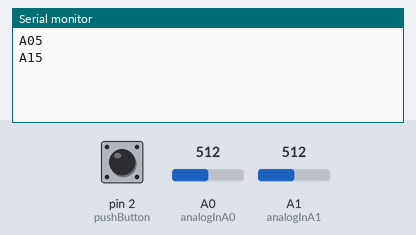
A sketch run on a simulated Arduino Uno, built with avr-gcc and run on an emulated ATmega328P. On the bench: the last lines printed to the serial monitor. The test bench sets the inputs (shaded band); at power-on: pin 2 (pushButton) HIGH, A0 (analogInA0) = 512, A1 (analogInA1) = 512.

Above: at 1.2 s.
1.3 s: pin 2 (pushButton) pulled LOW for 0.15 s
At 1.6 s:
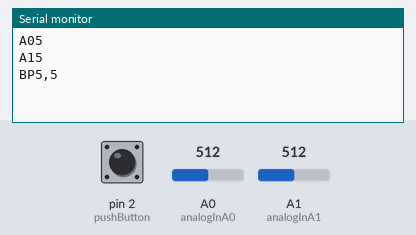
2.9 s: A0 (analogInA0) set to 716
At 3.4 s:
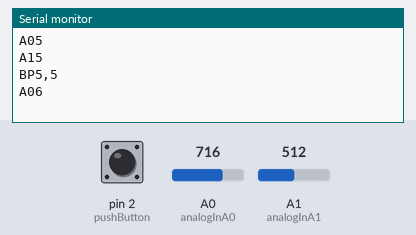
4.4 s: A1 (analogInA1) set to 716
At 4.9 s:
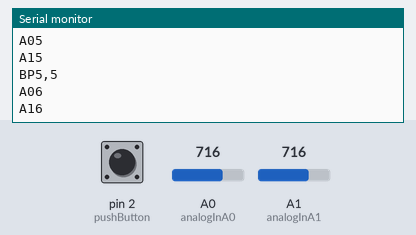
5.9 s: pin 2 (pushButton) pulled LOW for 1 s
At 6.6 s:
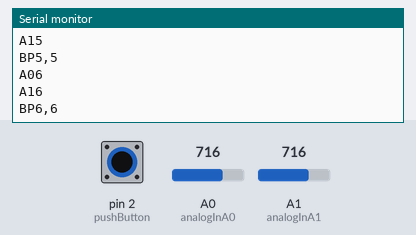
8.4 s: A0 (analogInA0) set to 900
At 9.6 s:
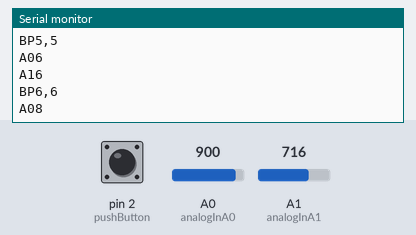
9.9 s: A1 (analogInA1) set to 900
At 11.4 s:
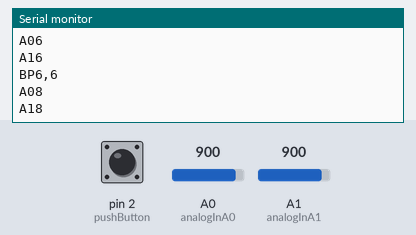
Timing chart, 0 to 12.4 s (numbered marks = the images above; inputs shaded):
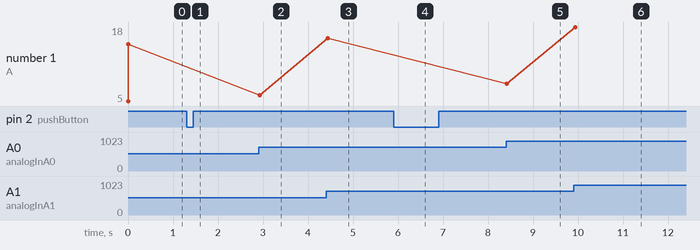

The sketch:

chapter06.ino
```cpp
const int analogInA0 = A0;
const int analogInA1 = A1;
const int pushButton = 2;
const int ledPin = 5;

bool lastButtonState = 0;
int a0Value = 0;
int a0LastValue = 0;
int a1Value = 0;
int a1LastValue = 0;

String a0String = "A0";
String a1String = "A1";
String pushButtonString = "BP";

int serverValueRemapped = 0;
char charRead;
String inputString = "";

void setup() {
  Serial.begin(9600);
  pinMode(pushButton, INPUT_PULLUP);
}

void loop() {
  int buttonStateUp = digitalRead(pushButton);

  a0Value = analogRead(analogInA0);
  a1Value = analogRead(analogInA1);

  a0Value = map(a0Value, 0, 1023, 0, 10);
  a1Value = map(a1Value, 0, 1023, 0, 10);

  a0LastValue = CheckValue(a0Value, a0LastValue, a0String);
  a1LastValue = CheckValue(a1Value, a1LastValue, a1String);

  if (lastButtonState != buttonStateUp) {
    lastButtonState = buttonStateUp;
    if (buttonStateUp == false) {
      Serial.println(pushButtonString + a0Value + "," + a1Value);
    }
  }
  checkSerialRead();
  delay(50);
}

int CheckValue(int aValue, int aLastValue, String aString) {
  if (aValue != aLastValue) {
    Serial.println(aString + aValue);
    aLastValue = aValue;
  }
  return aLastValue;
}

void checkSerialRead() {
  if (Serial.available()) {
    charRead = Serial.read();
    if (charRead !='T') {
      inputString += charRead;
    } else {
      int convertedString = inputString.toInt();
      serverValueRemapped = map(convertedString, 0, 100, 0, 255);
      analogWrite(ledPin, serverValueRemapped);
      inputString = "";
    }
  }
}
```

Measured:
- after the input at 1.3 s, the serial monitor: prints a new line at once (image 1)
- after the input at 2.9 s, the serial monitor: prints a new line at once (image 2)
- after the input at 4.4 s, the serial monitor: prints a new line at once (image 3)
- after the input at 5.9 s, the serial monitor: prints a new line after 0.05 s (image 4)
- after the input at 8.4 s, the serial monitor: prints a new line at once (image 5)
- after the input at 9.9 s, the serial monitor: prints a new line at once (image 6)
- plotted number 1: 15 → 6 after the input at 2.9 s, 6 → 16 after the input at 4.4 s, 16 → 8 after the input at 8.4 s, 8 → 18 after the input at 9.9 s
